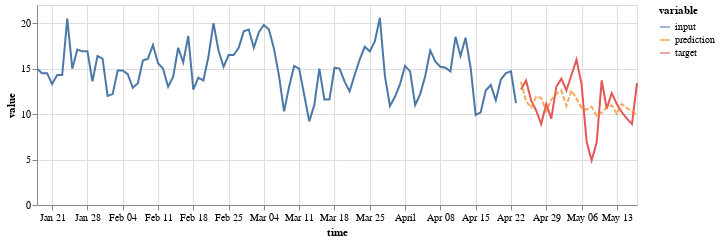

Notebook code for this chart:
### Code cell
(on.Plot()
    .add(on.marks.line, input)
    .add(on.marks.line, target)
    .add(on.marks.line, prediction, type='dashed')
    .properties(width=600, height=200)
    .show()
)

### Figure 1 — Vega specification as saved in the notebook (floating-point values rounded to 4 significant figures)
{"$schema": "https://vega.github.io/schema/vega/v5.json", "data": [{"name": "source_0", "values": [{"time": "1990-01-18T00:00:00.000", "variable": "input", "value": 15.0}, {"time": "1990-01-19T00:00:00.000", "variable": "input", "value": 14.5}, {"time": "1990-01-20T00:00:00.000", "variable": "input", "value": 14.5}, {"time": "1990-01-21T00:00:00.000", "variable": "input", "value": 13.3}, {"time": "1990-01-22T00:00:00.000", "variable": "input", "value": 14.3}, {"time": "1990-01-23T00:00:00.000", "variable": "input", "value": 14.3}, {"time": "1990-01-24T00:00:00.000", "variable": "input", "value": 20.5}, {"time": "1990-01-25T00:00:00.000", "variable": "input", "value": 15.0}, {"time": "1990-01-26T00:00:00.000", "variable": "input", "value": 17.1}, {"time": "1990-01-27T00:00:00.000", "variable": "input", "value": 16.9}, {"time": "1990-01-28T00:00:00.000", "variable": "input", "value": 16.9}, {"time": "1990-01-29T00:00:00.000", "variable": "input", "value": 13.6}, {"time": "1990-01-30T00:00:00.000", "variable": "input", "value": 16.4}, {"time": "1990-01-31T00:00:00.000", "variable": "input", "value": 16.1}, {"time": "1990-02-01T00:00:00.000", "variable": "input", "value": 12.0}, {"time": "1990-02-02T00:00:00.000", "variable": "input", "value": 12.2}, {"time": "1990-02-03T00:00:00.000", "variable": "input", "value": 14.8}, {"time": "1990-02-04T00:00:00.000", "variable": "input", "value": 14.8}, {"time": "1990-02-05T00:00:00.000", "variable": "input", "value": 14.4}, {"time": "1990-02-06T00:00:00.000", "variable": "input", "value": 12.9}, {"time": "1990-02-07T00:00:00.000", "variable": "input", "value": 13.4}, {"time": "1990-02-08T00:00:00.000", "variable": "input", "value": 15.9}, {"time": "1990-02-09T00:00:00.000", "variable": "input", "value": 16.1}, {"time": "1990-02-10T00:00:00.000", "variable": "input", "value": 17.6}, {"time": "1990-02-11T00:00:00.000", "variable": "input", "value": 15.6}, {"time": "1990-02-12T00:00:00.000", "variable": "input", "value": 15.0}, {"time": "1990-02-13T00:00:00.000", "variable": "input", "value": 13.0}, {"time": "1990-02-14T00:00:00.000", "variable": "input", "value": 14.1}, {"time": "1990-02-15T00:00:00.000", "variable": "input", "value": 17.3}, {"time": "1990-02-16T00:00:00.000", "variable": "input", "value": 15.7}, {"time": "1990-02-17T00:00:00.000", "variable": "input", "value": 18.6}, {"time": "1990-02-18T00:00:00.000", "variable": "input", "value": 12.7}, {"time": "1990-02-19T00:00:00.000", "variable": "input", "value": 14.0}, {"time": "1990-02-20T00:00:00.000", "variable": "input", "value": 13.7}, {"time": "1990-02-21T00:00:00.000", "variable": "input", "value": 16.3}, {"time": "1990-02-22T00:00:00.000", "variable": "input", "value": 20.0}, {"time": "1990-02-23T00:00:00.000", "variable": "input", "value": 17.0}, {"time": "1990-02-24T00:00:00.000", "variable": "input", "value": 15.2}, {"time": "1990-02-25T00:00:00.000", "variable": "input", "value": 16.5}, {"time": "1990-02-26T00:00:00.000", "variable": "input", "value": 16.5}, {"time": "1990-02-27T00:00:00.000", "variable": "input", "value": 17.3}, {"time": "1990-02-28T00:00:00.000", "variable": "input", "value": 19.1}, {"time": "1990-03-01T00:00:00.000", "variable": "input", "value": 19.3}, {"time": "1990-03-02T00:00:00.000", "variable": "input", "value": 17.3}, {"time": "1990-03-03T00:00:00.000", "variable": "input", "value": 19.0}, {"time": "1990-03-04T00:00:00.000", "variable": "input", "value": 19.8}, {"time": "1990-03-05T00:00:00.000", "variable": "input", "value": 19.3}, {"time": "1990-03-06T00:00:00.000", "variable": "input", "value": 17.2}, {"time": "1990-03-07T00:00:00.000", "variable": "input", "value": 14.2}, {"time": "1990-03-08T00:00:00.000", "variable": "input", "value": 10.3}, {"time": "1990-03-09T00:00:00.000", "variable": "input", "value": 13.0}, {"time": "1990-03-10T00:00:00.000", "variable": "input", "value": 15.3}, {"time": "1990-03-11T00:00:00.000", "variable": "input", "value": 15.0}, {"time": "1990-03-12T00:00:00.000", "variable": "input", "value": 12.1}, {"time": "1990-03-13T00:00:00.000", "variable": "input", "value": 9.2}, {"time": "1990-03-14T00:00:00.000", "variable": "input", "value": 11.0}, {"time": "1990-03-15T00:00:00.000", "variable": "input", "value": 15.0}, {"time": "1990-03-16T00:00:00.000", "variable": "input", "value": 11.6}, {"time": "1990-03-17T00:00:00.000", "variable": "input", "value": 11.6}, {"time": "1990-03-18T00:00:00.000", "variable": "input", "value": 15.1}, {"time": "1990-03-19T00:00:00.000", "variable": "input", "value": 15.0}, {"time": "1990-03-20T00:00:00.000", "variable": "input", "value": 13.6}, {"time": "1990-03-21T00:00:00.000", "variable": "input", "value": 12.5}, {"time": "1990-03-22T00:00:00.000", "variable": "input", "value": 14.3}, {"time": "1990-03-23T00:00:00.000", "variable": "input", "value": 16.0}, {"time": "1990-03-24T00:00:00.000", "variable": "input", "value": 17.4}, {"time": "1990-03-25T00:00:00.000", "variable": "input", "value": 16.9}, {"time": "1990-03-26T00:00:00.000", "variable": "input", "value": 18.0}, {"time": "1990-03-27T00:00:00.000", "variable": "input", "value": 20.6}, {"time": "1990-03-28T00:00:00.000", "variable": "input", "value": 14.2}, {"time": "1990-03-29T00:00:00.000", "variable": "input", "value": 10.9}, {"time": "1990-03-30T00:00:00.000", "variable": "input", "value": 11.9}, {"time": "1990-03-31T00:00:00.000", "variable": "input", "value": 13.3}, {"time": "1990-04-01T00:00:00.000", "variable": "input", "value": 15.3}, {"time": "1990-04-02T00:00:00.000", "variable": "input", "value": 14.7}, {"time": "1990-04-03T00:00:00.000", "variable": "input", "value": 11.0}, {"time": "1990-04-04T00:00:00.000", "variable": "input", "value": 12.2}, {"time": "1990-04-05T00:00:00.000", "variable": "input", "value": 14.2}, {"time": "1990-04-06T00:00:00.000", "variable": "input", "value": 17.0}, {"time": "1990-04-07T00:00:00.000", "variable": "input", "value": 15.8}, {"time": "1990-04-08T00:00:00.000", "variable": "input", "value": 15.2}, {"time": "1990-04-09T00:00:00.000", "variable": "input", "value": 15.1}, {"time": "1990-04-10T00:00:00.000", "variable": "input", "value": 14.7}, {"time": "1990-04-11T00:00:00.000", "variable": "input", "value": 18.5}, {"time": "1990-04-12T00:00:00.000", "variable": "input", "value": 16.4}, {"time": "1990-04-13T00:00:00.000", "variable": "input", "value": 18.4}, {"time": "1990-04-14T00:00:00.000", "variable": "input", "value": 15.1}, {"time": "1990-04-15T00:00:00.000", "variable": "input", "value": 9.9}, {"time": "1990-04-16T00:00:00.000", "variable": "input", "value": 10.2}, {"time": "1990-04-17T00:00:00.000", "variable": "input", "value": 12.6}, {"time": "1990-04-18T00:00:00.000", "variable": "input", "value": 13.2}, {"time": "1990-04-19T00:00:00.000", "variable": "input", "value": 11.5}, {"time": "1990-04-20T00:00:00.000", "variable": "input", "value": 13.8}, {"time": "1990-04-21T00:00:00.000", "variable": "input", "value": 14.5}, {"time": "1990-04-22T00:00:00.000", "variable": "input", "value": 14.7}, {"time": "1990-04-23T00:00:00.000", "variable": "input", "value": 11.2}], "transform": [{"type": "formula", "expr": "toDate(datum['time'])", "as": "time"}]}, {"name": "source_1", "values": [{"time": "1990-04-24T00:00:00.000", "variable": "target", "value": 12.7}, {"time": "1990-04-25T00:00:00.000", "variable": "target", "value": 13.7}, {"time": "1990-04-26T00:00:00.000", "variable": "target", "value": 11.5}, {"time": "1990-04-27T00:00:00.000", "variable": "target", "value": 10.4}, {"time": "1990-04-28T00:00:00.000", "variable": "target", "value": 8.9}, {"time": "1990-04-29T00:00:00.000", "variable": "target", "value": 11.1}, {"time": "1990-04-30T00:00:00.000", "variable": "target", "value": 9.5}, {"time": "1990-05-01T00:00:00.000", "variable": "target", "value": 13.0}, {"time": "1990-05-02T00:00:00.000", "variable": "target", "value": 13.9}, {"time": "1990-05-03T00:00:00.000", "variable": "target", "value": 12.6}, {"time": "1990-05-04T00:00:00.000", "variable": "target", "value": 14.3}, {"time": "1990-05-05T00:00:00.000", "variable": "target", "value": 16.0}, {"time": "1990-05-06T00:00:00.000", "variable": "target", "value": 13.3}, {"time": "1990-05-07T00:00:00.000", "variable": "target", "value": 7.0}, {"time": "1990-05-08T00:00:00.000", "variable": "target", "value": 4.9}, {"time": "1990-05-09T00:00:00.000", "variable": "target", "value": 6.9}, {"time": "1990-05-10T00:00:00.000", "variable": "target", "value": 13.7}, {"time": "1990-05-11T00:00:00.000", "variable": "target", "value": 10.6}, {"time": "1990-05-12T00:00:00.000", "variable": "target", "value": 12.3}, {"time": "1990-05-13T00:00:00.000", "variable": "target", "value": 11.1}, {"time": "1990-05-14T00:00:00.000", "variable": "target", "value": 10.2}, {"time": "1990-05-15T00:00:00.000", "variable": "target", "value": 9.5}, {"time": "1990-05-16T00:00:00.000", "variable": "target", "value": 8.9}, {"time": "1990-05-17T00:00:00.000", "variable": "target", "value": 13.4}], "transform": [{"type": "formula", "expr": "toDate(datum['time'])", "as": "time"}]}, {"name": "source_2", "values": [{"time": "1990-04-24T00:00:00.000", "variable": "prediction", "value": 13.55}, {"time": "1990-04-25T00:00:00.000", "variable": "prediction", "value": 11.42}, {"time": "1990-04-26T00:00:00.000", "variable": "prediction", "value": 10.73}, {"time": "1990-04-27T00:00:00.000", "variable": "prediction", "value": 11.9}, {"time": "1990-04-28T00:00:00.000", "variable": "prediction", "value": 11.78}, {"time": "1990-04-29T00:00:00.000", "variable": "prediction", "value": 10.33}, {"time": "1990-04-30T00:00:00.000", "variable": "prediction", "value": 11.58}, {"time": "1990-05-01T00:00:00.000", "variable": "prediction", "value": 12.21}, {"time": "1990-05-02T00:00:00.000", "variable": "prediction", "value": 12.58}, {"time": "1990-05-03T00:00:00.000", "variable": "prediction", "value": 10.92}, {"time": "1990-05-04T00:00:00.000", "variable": "prediction", "value": 12.6}, {"time": "1990-05-05T00:00:00.000", "variable": "prediction", "value": 11.71}, {"time": "1990-05-06T00:00:00.000", "variable": "prediction", "value": 10.67}, {"time": "1990-05-07T00:00:00.000", "variable": "prediction", "value": 10.5}, {"time": "1990-05-08T00:00:00.000", "variable": "prediction", "value": 10.8}, {"time": "1990-05-09T00:00:00.000", "variable": "prediction", "value": 9.824}, {"time": "1990-05-10T00:00:00.000", "variable": "prediction", "value": 10.15}, {"time": "1990-05-11T00:00:00.000", "variable": "prediction", "value": 10.73}, {"time": "1990-05-12T00:00:00.000", "variable": "prediction", "value": 10.96}, {"time": "1990-05-13T00:00:00.000", "variable": "prediction", "value": 10.04}, {"time": "1990-05-14T00:00:00.000", "variable": "prediction", "value": 11.1}, {"time": "1990-05-15T00:00:00.000", "variable": "prediction", "value": 10.65}, {"time": "1990-05-16T00:00:00.000", "variable": "prediction", "value": 10.29}, {"time": "1990-05-17T00:00:00.000", "variable": "prediction", "value": 9.831}], "transform": [{"type": "formula", "expr": "toDate(datum['time'])", "as": "time"}]}, {"name": "source_0_color_domain_variable_0", "values": [{"variable": "input"}]}, {"name": "source_1_color_domain_variable_1", "values": [{"variable": "target"}]}, {"name": "source_2_color_domain_variable_2", "values": [{"variable": "prediction"}]}], "marks": [{"type": "group", "name": "layer_0_pathgroup", "from": {"facet": {"data": "source_0", "name": "faceted_path_layer_0_main", "groupby": ["variable"]}}, "encode": {"update": {"width": {"field": {"signal": null, "datum": null, "group": "width", "parent": null}}, "height": {"field": {"signal": null, "datum": null, "group": "height", "parent": null}}}}, "marks": [{"type": "line", "name": "layer_0_marks", "from": {"data": "faceted_path_layer_0_main"}, "sort": {"field": "x"}, "encode": {"update": {"y": {"field": "value", "scale": "y"}, "defined": {"signal": "isValid(datum[\"time\"]) && isFinite(+datum[\"time\"]) && isValid(datum[\"value\"]) && isFinite(+datum[\"value\"])"}, "stroke": {"field": "variable", "scale": "color"}, "x": {"field": "time", "scale": "x"}}}, "style": ["line"]}]}, {"type": "group", "name": "layer_1_pathgroup", "from": {"facet": {"data": "source_1", "name": "faceted_path_layer_1_main", "groupby": ["variable"]}}, "encode": {"update": {"height": {"field": {"signal": null, "datum": null, "group": "height", "parent": null}}, "width": {"field": {"signal": null, "datum": null, "group": "width", "parent": null}}}}, "marks": [{"type": "line", "name": "layer_1_marks", "from": {"data": "faceted_path_layer_1_main"}, "sort": {"field": "x"}, "encode": {"update": {"stroke": {"field": "variable", "scale": "color"}, "y": {"field": "value", "scale": "y"}, "defined": {"signal": "isValid(datum[\"time\"]) && isFinite(+datum[\"time\"]) && isValid(datum[\"value\"]) && isFinite(+datum[\"value\"])"}, "x": {"field": "time", "scale": "x"}}}, "style": ["line"]}]}, {"type": "group", "name": "layer_2_pathgroup", "from": {"facet": {"data": "source_2", "name": "faceted_path_layer_2_main", "groupby": ["variable"]}}, "encode": {"update": {"width": {"field": {"signal": null, "datum": null, "group": "width", "parent": null}}, "height": {"field": {"signal": null, "datum": null, "group": "height", "parent": null}}}}, "marks": [{"type": "line", "name": "layer_2_marks", "from": {"data": "faceted_path_layer_2_main"}, "sort": {"field": "x"}, "encode": {"update": {"y": {"field": "value", "scale": "y"}, "defined": {"signal": "isValid(datum[\"time\"]) && isFinite(+datum[\"time\"]) && isValid(datum[\"value\"]) && isFinite(+datum[\"value\"])"}, "x": {"field": "time", "scale": "x"}, "strokeDash": {"value": [5, 2]}, "opacity": {"value": 0.7}, "stroke": {"field": "variable", "scale": "color"}}}, "style": ["line"]}]}], "scales": [{"name": "x", "type": "time", "domain": {"fields": [{"data": "source_0", "field": "time"}, {"data": "source_1", "field": "time"}, {"data": "source_2", "field": "time"}]}, "range": [0, {"signal": "width"}]}, {"name": "y", "type": "linear", "domain": {"fields": [{"data": "source_0", "field": "value"}, {"data": "source_1", "field": "value"}, {"data": "source_2", "field": "value"}]}, "range": [{"signal": "height"}, 0], "nice": true, "zero": true}, {"name": "color", "type": "ordinal", "domain": {"fields": [{"data": "source_0_color_domain_variable_0", "field": "variable"}, {"data": "source_1_color_domain_variable_1", "field": "variable"}, {"data": "source_2_color_domain_variable_2", "field": "variable"}], "sort": true}, "range": "category"}], "axes": [{"scale": "x", "orient": "bottom", "maxExtent": 0, "aria": false, "labels": false, "domain": false, "minExtent": 0, "tickCount": {"signal": "ceil(width/40)"}, "gridScale": "y", "ticks": false, "zindex": 0, "grid": true}, {"scale": "y", "tickCount": {"signal": "ceil(height/40)"}, "domain": false, "orient": "left", "aria": false, "grid": true, "gridScale": "x", "maxExtent": 0, "minExtent": 0, "ticks": false, "labels": false, "zindex": 0}, {"scale": "x", "title": "time", "labelFlush": true, "grid": false, "labelOverlap": true, "zindex": 0, "orient": "bottom", "tickCount": {"signal": "ceil(width/40)"}}, {"scale": "y", "grid": false, "tickCount": {"signal": "ceil(height/40)"}, "labelOverlap": true, "zindex": 0, "orient": "left", "title": "value"}], "legends": [{"stroke": "color", "symbolType": "stroke", "title": "variable", "encode": {"symbols": {"update": {"opacity": {"value": 0.7}}}}}], "height": 200, "background": "white", "width": 600, "padding": 5, "style": "cell"}
